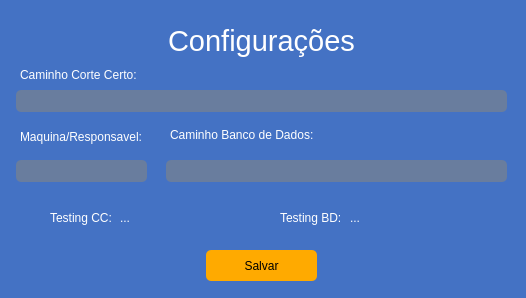
<?xml version="1.0" encoding="UTF-8"?>
<ui version="4.0">
 <class>Config</class>
 <widget class="QWidget" name="Config">
  <property name="geometry">
   <rect>
    <x>0</x>
    <y>0</y>
    <width>526</width>
    <height>298</height>
   </rect>
  </property>
  <property name="minimumSize">
   <size>
    <width>526</width>
    <height>298</height>
   </size>
  </property>
  <property name="maximumSize">
   <size>
    <width>526</width>
    <height>298</height>
   </size>
  </property>
  <property name="windowTitle">
   <string>Configurações</string>
  </property>
  <property name="styleSheet">
   <string notr="true">QWidget{
	background-color: rgb(68, 114, 196);
}
QLabel{
	color: rgb(255, 255, 255);
	background-color: rgba(0, 0, 0, 0);
}

QPushButton{
	border-radius: 5px;
	background-color: rgb(255, 170, 0);
}

QPushButton:hover{
	border-radius: 5px;
	background-color: rgba(255, 170, 0, 150);
}

QLineEdit{
	border-radius: 5px;
	background-color: rgba(255, 170, 0, 50);
	color: rgb(255, 255, 255)
}

QLineEdit:focus{
	border-radius: 5px;
	background-color: rgba(255, 170, 0, 50);
	color: rgb(255, 255, 255);
	border: 1px solid rgb(255, 255, 255)
}</string>
  </property>
  <widget class="QLineEdit" name="txt_corte_certo">
   <property name="geometry">
    <rect>
     <x>16</x>
     <y>90</y>
     <width>491</width>
     <height>22</height>
    </rect>
   </property>
   <property name="cursorPosition">
    <number>0</number>
   </property>
   <property name="alignment">
    <set>Qt::AlignLeading|Qt::AlignLeft|Qt::AlignVCenter</set>
   </property>
  </widget>
  <widget class="QLineEdit" name="txt_maquina">
   <property name="geometry">
    <rect>
     <x>16</x>
     <y>160</y>
     <width>131</width>
     <height>22</height>
    </rect>
   </property>
   <property name="cursorPosition">
    <number>0</number>
   </property>
   <property name="alignment">
    <set>Qt::AlignLeading|Qt::AlignLeft|Qt::AlignVCenter</set>
   </property>
  </widget>
  <widget class="QLabel" name="lb_configuration">
   <property name="geometry">
    <rect>
     <x>161</x>
     <y>20</y>
     <width>201</width>
     <height>41</height>
    </rect>
   </property>
   <property name="font">
    <font>
     <pointsize>22</pointsize>
    </font>
   </property>
   <property name="text">
    <string>Configurações</string>
   </property>
   <property name="alignment">
    <set>Qt::AlignCenter</set>
   </property>
  </widget>
  <widget class="QLabel" name="lb_path">
   <property name="geometry">
    <rect>
     <x>20</x>
     <y>59</y>
     <width>120</width>
     <height>31</height>
    </rect>
   </property>
   <property name="text">
    <string>Caminho Corte Certo:</string>
   </property>
   <property name="alignment">
    <set>Qt::AlignLeading|Qt::AlignLeft|Qt::AlignVCenter</set>
   </property>
  </widget>
  <widget class="QLineEdit" name="txt_data_base">
   <property name="geometry">
    <rect>
     <x>166</x>
     <y>160</y>
     <width>341</width>
     <height>22</height>
    </rect>
   </property>
   <property name="cursorPosition">
    <number>0</number>
   </property>
   <property name="alignment">
    <set>Qt::AlignCenter</set>
   </property>
  </widget>
  <widget class="QPushButton" name="bt_search_path_3">
   <property name="geometry">
    <rect>
     <x>206</x>
     <y>250</y>
     <width>111</width>
     <height>31</height>
    </rect>
   </property>
   <property name="text">
    <string>Salvar</string>
   </property>
  </widget>
  <widget class="QLabel" name="lb_machine">
   <property name="geometry">
    <rect>
     <x>20</x>
     <y>121</y>
     <width>131</width>
     <height>31</height>
    </rect>
   </property>
   <property name="text">
    <string>Maquina/Responsavel:</string>
   </property>
   <property name="alignment">
    <set>Qt::AlignLeading|Qt::AlignLeft|Qt::AlignVCenter</set>
   </property>
  </widget>
  <widget class="QLabel" name="lb_path_db">
   <property name="geometry">
    <rect>
     <x>170</x>
     <y>119</y>
     <width>151</width>
     <height>31</height>
    </rect>
   </property>
   <property name="text">
    <string>Caminho Banco de Dados:</string>
   </property>
   <property name="alignment">
    <set>Qt::AlignLeading|Qt::AlignLeft|Qt::AlignVCenter</set>
   </property>
  </widget>
  <widget class="QLabel" name="lb_testing_cc">
   <property name="geometry">
    <rect>
     <x>50</x>
     <y>210</y>
     <width>71</width>
     <height>16</height>
    </rect>
   </property>
   <property name="text">
    <string>Testing CC:</string>
   </property>
  </widget>
  <widget class="QLabel" name="lb_testing_db">
   <property name="geometry">
    <rect>
     <x>280</x>
     <y>210</y>
     <width>71</width>
     <height>16</height>
    </rect>
   </property>
   <property name="text">
    <string>Testing BD:</string>
   </property>
  </widget>
  <widget class="QLabel" name="lb_testing_cc_2">
   <property name="geometry">
    <rect>
     <x>120</x>
     <y>210</y>
     <width>91</width>
     <height>16</height>
    </rect>
   </property>
   <property name="text">
    <string>...</string>
   </property>
  </widget>
  <widget class="QLabel" name="lb_testing_db_2">
   <property name="geometry">
    <rect>
     <x>350</x>
     <y>210</y>
     <width>91</width>
     <height>16</height>
    </rect>
   </property>
   <property name="text">
    <string>...</string>
   </property>
  </widget>
 </widget>
 <resources/>
 <connections/>
</ui>
